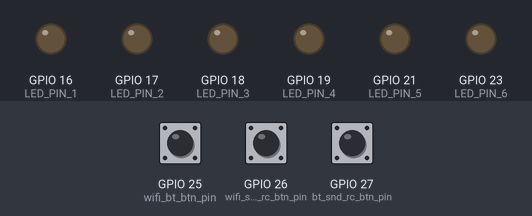
A sketch run on a simulated ESP32. Parts: output pins drawn as LEDs (lit = HIGH). Dashed ring = blinking. Inputs (shaded band) come from the test bench; at power-on: GPIO 25 (wifi_bt_btn_pin) LOW, GPIO 27 (bt_snd_rc_btn_pin) LOW, GPIO 26 (wifi_snd_rc_btn_pin) LOW. What the sketch prints to the serial monitor is not drawn.

Above: at 1.2 s.
1.3 s: GPIO 25 (wifi_bt_btn_pin) pulled HIGH for 0.15 s
At 2.6 s:
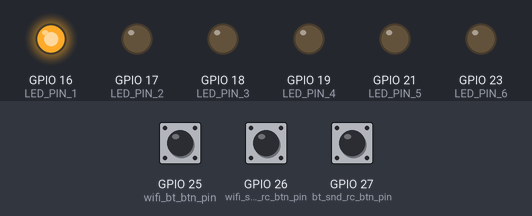
2.9 s: GPIO 27 (bt_snd_rc_btn_pin) pulled HIGH for 0.15 s
At 4.0 s:
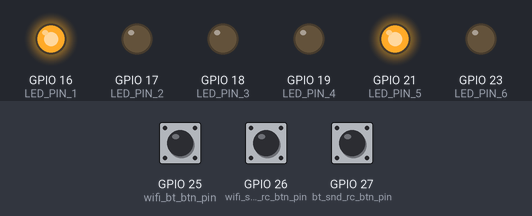
4.5 s: GPIO 25 (wifi_bt_btn_pin) pulled HIGH for 1 s
At 6.4 s:
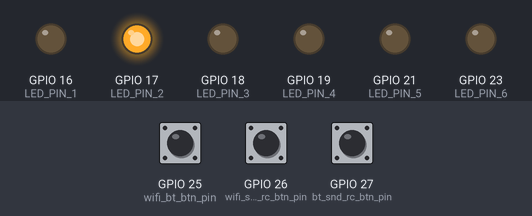
7.0 s: GPIO 26 (wifi_snd_rc_btn_pin) pulled HIGH for 0.15 s
At 8.3 s:
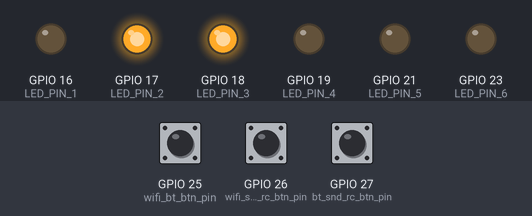
8.6 s: GPIO 26 (wifi_snd_rc_btn_pin) pulled HIGH for 1 s
At 10.7 s:
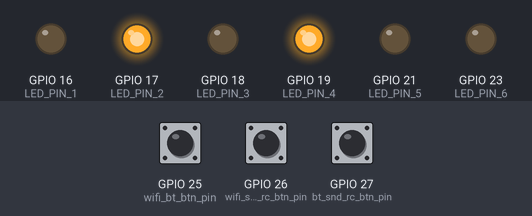
11.1 s: GPIO 25 (wifi_bt_btn_pin) pulsed HIGH 5 times (0.12 s each, 0.3 s apart)
At 11.37 s:
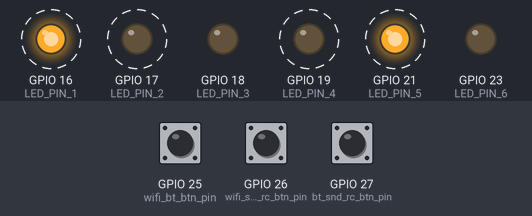
Timing chart, 0 to 14.1 s (numbered marks = the images above; inputs shaded):
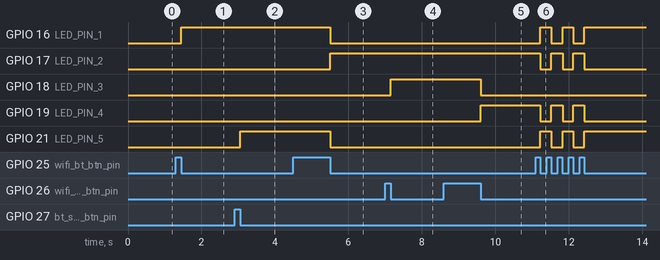

The sketch:

tree_btn_led.ino
```cpp
/*
using 3 button and 6 leds
one button to toggle led 1 and led 2
2nd button to toggle  led 3 and 4
reading the states of led1 and led 2
if led 1 is high then toggle leds 3 and 4 also turn off leds 5 and 6 ( when button 2 is pressed)
if led 2 is high then toggle leds 5 ans 6 also turn off leds 3 and 4(when button 3 is pressed)

*/
#define wifi_bt_btn_pin     25
#define wifi_snd_rc_btn_pin 26
#define bt_snd_rc_btn_pin   27


#define LED_PIN_1 16
#define LED_PIN_2 17
#define LED_PIN_3 18
#define LED_PIN_4 19
#define LED_PIN_5 21
#define LED_PIN_6 23
#include <Bounce2.h>
Bounce2::Button wifi_bt_btn     = Bounce2::Button();
Bounce2::Button wifi_snd_rc_btn = Bounce2::Button();
Bounce2::Button bt_snd_rc_btn   = Bounce2::Button();

int led_1_state = LOW;
int led_2_state ;

int led_3_state = LOW;
int led_4_state ;

int led_5_state = LOW;
int led_6_state ;

void setup() {
  Serial.begin(115200);
  wifi_bt_btn.attach( wifi_bt_btn_pin, INPUT );
  wifi_bt_btn.interval(5);
  wifi_bt_btn.setPressedState(LOW);

  wifi_snd_rc_btn.attach( wifi_snd_rc_btn_pin, INPUT );
  wifi_snd_rc_btn.interval(5);
  wifi_snd_rc_btn.setPressedState(LOW);

  bt_snd_rc_btn.attach( bt_snd_rc_btn_pin, INPUT );
  bt_snd_rc_btn.interval(5);
  bt_snd_rc_btn.setPressedState(LOW);

  pinMode(LED_PIN_1, OUTPUT);
  pinMode(LED_PIN_2, OUTPUT);
  pinMode(LED_PIN_3, OUTPUT);
  pinMode(LED_PIN_4, OUTPUT);
  pinMode(LED_PIN_5, OUTPUT);
  pinMode(LED_PIN_6, OUTPUT);

}

void loop() {
  wifi_bt_btn.update();
  wifi_snd_rc_btn.update();

  bt_snd_rc_btn.update();
  if ( wifi_bt_btn.pressed() )   {led_1_state = !led_1_state; led_2_state = !led_1_state;  }
  if ( wifi_snd_rc_btn.pressed()){led_3_state = !led_3_state; led_4_state = !led_3_state; }
  if ( bt_snd_rc_btn.pressed() ) {led_5_state = !led_5_state; led_6_state = !led_5_state;  }


  digitalWrite(LED_PIN_1,led_1_state);
  digitalWrite(LED_PIN_2,led_2_state);


  if(led_1_state == HIGH){
  digitalWrite(LED_PIN_5,led_5_state);
  digitalWrite(LED_PIN_6,led_6_state);
  digitalWrite(LED_PIN_3,LOW);
  digitalWrite(LED_PIN_4,LOW);
  wifi();

  }else {
  digitalWrite(LED_PIN_5,LOW);
  digitalWrite(LED_PIN_6,LOW);
  digitalWrite(LED_PIN_3,led_3_state);
  digitalWrite(LED_PIN_4,led_4_state);
  bluetooth();
 }
}

 void wifi(){
  if(led_5_state == HIGH){
    Serial.println("Wifi Sending");
  }else{
    Serial.println("Wifi Recieving");
  }
 }
 void bluetooth(){
    if(led_3_state == HIGH){
    Serial.println("Bluetooth Sending");
  }else{
    Serial.println("Bluetooth Recieving");
  }
  }
```

Measured:
- after the input at 1.3 s, GPIO 16 (LED_PIN_1): LOW → HIGH after 0.16 s
- after the input at 2.9 s, GPIO 21 (LED_PIN_5): LOW → HIGH after 0.16 s
- after the input at 4.5 s, GPIO 16 (LED_PIN_1), GPIO 21 (LED_PIN_5): HIGH → LOW after 1.0 s; GPIO 17 (LED_PIN_2): LOW → HIGH after 1.0 s
- after the input at 7.0 s, GPIO 18 (LED_PIN_3): LOW → HIGH after 0.16 s
- after the input at 8.6 s, GPIO 18 (LED_PIN_3): HIGH → LOW after 1.0 s; GPIO 19 (LED_PIN_4): LOW → HIGH after 1.0 s
- after the input at 11.1 s, GPIO 16 (LED_PIN_1), GPIO 21 (LED_PIN_5): alternates HIGH for 0.30 s and LOW for 0.30 s, 5 changes in all, then stays HIGH, starting after 0.13 s; GPIO 17 (LED_PIN_2), GPIO 19 (LED_PIN_4): alternates HIGH for 0.30 s and LOW for 0.30 s, 5 changes in all, then stays LOW, starting after 0.13 s
